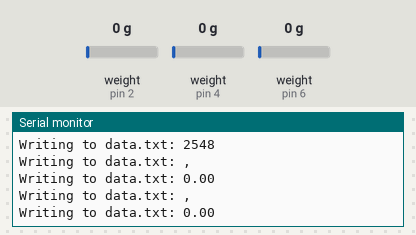
Recording of a program running on a simulated Arduino Uno, built with avr-gcc and run on an emulated ATmega328P. Parts: the last lines printed to the serial monitor. The test bench sets the inputs (shaded band); at power-on: weight on the scale (sensors on pin 2, pin 4, pin 6) 0 g. Storage starts empty.

Above: at 2.6 s.
2.7 s: weight on the scale (sensor on pin 2) set to 100 g
At 3.8 s:
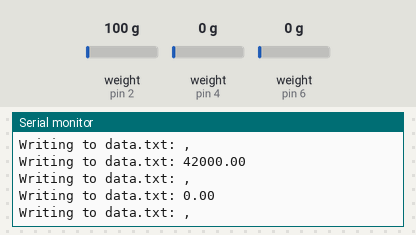
5.7 s: weight on the scale (sensor on pin 4) set to 100 g
At 6.3 s:
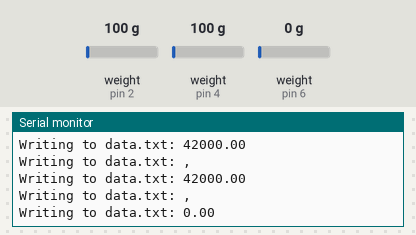
8.7 s: weight on the scale (sensor on pin 2) set to 1250 g
At 9.5 s:
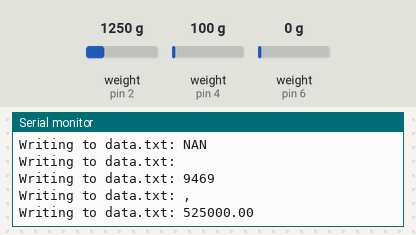
11.7 s: weight on the scale (sensor on pin 4) set to 1250 g
At 12.5 s:
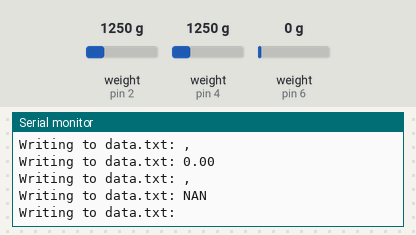
14.7 s: weight on the scale (sensor on pin 6) set to 2500 g
At 15.6 s:
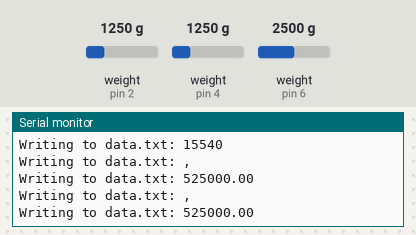
17.7 s: weight on the scale (sensor on pin 2) set to 2500 g
At 18.2 s:
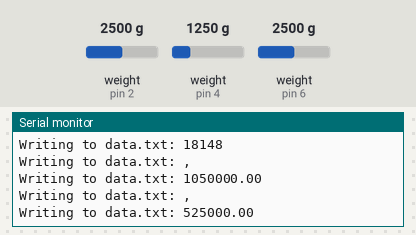
Timing chart, 0 to 20.7 s (numbered marks = the images above; inputs shaded):
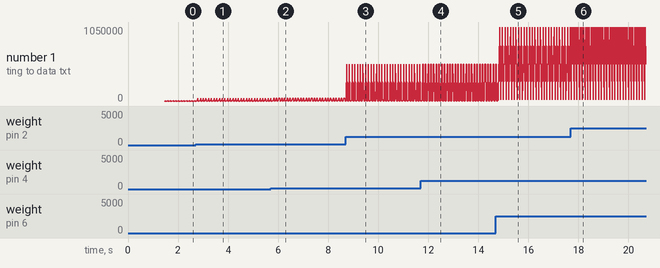

The program:

main.cpp
```cpp
#ifdef CONFIG_TEST_SD
#include <test_sd_card.h>
#endif

#ifdef CONFIG_RECORD_DRAIN
#include <record_drain.hpp>
#endif

#ifdef CONFIG_READ_EEPROM
#include <read_eeprom.h>
#endif

#ifdef CONFIG_WRITE_EEPROM
#include <write_eeprom.h>
#endif

#ifdef CONFIG_TEST_ACCURACY
#include <test_accuracy.h>
#endif
```

load_cell_hookup.hpp
```cpp
#include <HX711_ADC.h>
#include <string>

// #include <helpers/logger.h>
#include <EEPROM.h>

class LoadCellHookup
{
private:


public:
    LoadCellHookup(byte HX711_dout, byte HX711_sck, byte calVal_eepromAddress);
    ~LoadCellHookup();
    HX711_ADC LoadCell;
    float voltage;
    byte HX711_dout;
    byte HX711_sck;
    byte calVal_eepromAddress;
    float calibration_value;

    float get_mass()
    {
        if (LoadCell.update()) {
            voltage = LoadCell.getData();
        }

        return voltage * calibration_value;
    }

    float get_voltage()
    {
        if (LoadCell.update()) {
            voltage = LoadCell.getData();
        }

        return voltage;
    }

    bool setup() {
        LoadCell.begin();
        EEPROM.get(calVal_eepromAddress, calibration_value);
        LoadCell.tare();

        return true;
    }
};


// Member initializer list.
LoadCellHookup::LoadCellHookup(byte HX711_dout_, byte HX711_sck_, byte calVal_eepromAddress_): LoadCell(HX711_dout_, HX711_sck_)
{
    HX711_dout = HX711_dout_;
    HX711_sck = HX711_sck_;
    calVal_eepromAddress = calVal_eepromAddress_;
}


LoadCellHookup::~LoadCellHookup()
{

}
```

record_drain.hpp
```cpp
// File should be uploaded to an Arduino that already has a calibration value saved at the Eeprom address.

// Store the last five seconds of mass flow rates.
// When the mass flow rate has been negative more than 90% of the time in the last five seconds, start recording.

// Record the mass flow rate until it is decreasing for less than 60% of the five seconds.
// With the theory that it will be decreasing half the time when there is no flow and 100% of the time when it is flowing.


// Assume that taring is unnecessary because we only care about the change in mass

#include <string>

// TODO: see if I can import EEPROM or if that requires too much memory.
#include <Arduino.h>
#include <SPI.h>
#include <SD.h>

#include "config/drain_hx711_config.h"
#include "config/load_cell_wiring_config.h"
#include "config/eeprom_config.h"
#include "config/SPI_config.h"
#include "load_cell_hookup.hpp"

const char* DEBUG_FILE = "data.txt";
const char* HEADER = "LC1,LC2,LC3,sum";
const byte cal_precision = 3;

unsigned long last_updated = 0;
int time_increment = 100;


LoadCellHookup load_cell1(LOAD_CELL_1_DOUT, LOAD_CELL_1_SCK, LOAD_CELL_1_CAL);
LoadCellHookup load_cell2(LOAD_CELL_2_DOUT, LOAD_CELL_2_SCK, LOAD_CELL_2_CAL);
LoadCellHookup load_cell3(LOAD_CELL_3_DOUT, LOAD_CELL_3_SCK, LOAD_CELL_3_CAL);

File myFile;
bool write_to_file(const char* to_write, const char* file_name) {
    myFile = SD.open(file_name, FILE_WRITE);

    if (!myFile) {
        // If it did not open we cannot do anything
        // We are really screwed if we cannot debug anything because you have to have your computer plugged in to see what happens
        Serial.print("error opening ");
        Serial.println(file_name);
        return false;
    }

    Serial.print("Writing to ");
    Serial.print(file_name);
    Serial.print(": ");
    Serial.println(to_write);

    myFile.print(to_write);
    myFile.close();

    return true;
}

bool debug(const char* to_write) {
    return write_to_file(to_write, DEBUG_FILE);
}

bool debugln() {
    return debug("\n");
}

void setup() {
    Serial.begin(57600); delay(100);

    Serial.print("Init SD:");
    // Apparently some people have had to set the pin mode to high for it to work.
    // https://embedjournal.com/arduino-sd-card-initialization-failed/
    pinMode(10, OUTPUT);
    digitalWrite(10, HIGH);
    delay(10);

    if (!SD.begin(CS_PIN)) {
        Serial.println("fail");

        while (1);
    }
    Serial.println("done");

    load_cell1.setup();
    load_cell2.setup();
    load_cell3.setup();

    // Newlines to separate from older runs.
    debugln();
    debugln();

    // Write the calibrations that were used to the file.
    debug("Cals:");
    debugln();
    char str_cal[7];
    dtostrf(load_cell1.calibration_value, 0, cal_precision, str_cal);
    debug(str_cal);
    debugln();
    dtostrf(load_cell2.calibration_value, 0, cal_precision, str_cal);
    debug(str_cal);
    debugln();
    dtostrf(load_cell3.calibration_value, 0, cal_precision, str_cal);
    debug(str_cal);
    debugln();

    debugln();
    debug(HEADER);
    debugln();
}

// TODO: try adding prev_mass back in.
float new_mass = 0;
char str_output[16];

void loop() {
    new_mass = load_cell1.get_mass() + load_cell2.get_mass() + load_cell3.get_mass();

    // Check for new data and that it has been long enough.
    if (millis() > last_updated + time_increment) {
        last_updated = millis();

        // Convert the time into a string for output.
        ltoa(last_updated, str_output, 10);
        debug(str_output);
        debug(",");

        dtostrf(load_cell1.get_voltage(), 0, 2, str_output);
        debug(str_output);
        debug(",");
        dtostrf(load_cell2.get_voltage(), 0, 2, str_output);
        debug(str_output);
        debug(",");
        dtostrf(load_cell3.get_voltage(), 0, 2, str_output);
        debug(str_output);
        debug(",");
        dtostrf(new_mass, 0, 2, str_output);
        debug(str_output);
        debugln();
    }
}
```

SPI_config.h
```cpp
// Not used, only relevant for documentation.

#define MOSI_PIN 11
#define MISO_PIN 12
#define SCK_PIN 13
#define CS_PIN 10
 
```

drain_hx711_config.h
```cpp
#define HX711_ADC_config_h

//number of samples in moving average dataset, value must be 1, 2, 4, 8, 16, 32, 64 or 128.
#define SAMPLES 					16		//default value: 16

//adds extra sample(s) to the dataset and ignore peak high/low sample, value must be 0 or 1.
#define IGN_HIGH_SAMPLE 			1		//default value: 1
#define IGN_LOW_SAMPLE 				1		//default value: 1

//microsecond delay after writing sck pin high or low. This delay could be required for faster mcu's.
//So far the only mcu reported to need this delay is the ESP32 (issue #35), both the Arduino Due and ESP8266 seems to run fine without it.
//Change the value to '1' to enable the delay.
#define SCK_DELAY					0		//default value: 0

//if you have some other time consuming (>60μs) interrupt routines that trigger while the sck pin is high, this could unintentionally set the HX711 into "power down" mode
//if required you can change the value to '1' to disable interrupts when writing to the sck pin.
#define SCK_DISABLE_INTERRUPTS		0		//default value: 0
```

eeprom_config.h
```cpp
const byte LOAD_CELL_1_CAL = 0;
const byte LOAD_CELL_2_CAL = 4;
const byte LOAD_CELL_3_CAL = 8;
```

load_cell_wiring_config.h
```cpp
#define LOAD_CELL_1_DOUT 2
#define LOAD_CELL_1_SCK 3
#define LOAD_CELL_2_DOUT 4
#define LOAD_CELL_2_SCK 5
#define LOAD_CELL_3_DOUT 6
#define LOAD_CELL_3_SCK 7
```

Measured:
- after the input at 2.7 s, the serial monitor: prints a new line after 0.09 s (image 1)
- after the input at 5.7 s, the serial monitor: prints a new line after 0.53 s (image 2)
- after the input at 8.7 s, the serial monitor: prints a new line at once (image 3)
- after the input at 11.7 s, the serial monitor: prints a new line after 0.70 s (image 4)
- after the input at 14.7 s, the serial monitor: prints a new line after 0.15 s (image 5)
- plotted number 1: 0 → 5681 after the input at 2.7 s, 525000 → 1050000 after the input at 14.7 s
